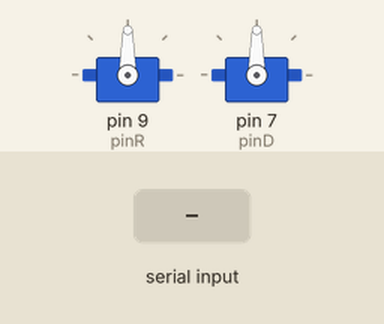
Simulated run of this sketch. Board: Arduino Uno, built with avr-gcc and run on an emulated ATmega328P. Shown: 2 × servo. The inputs (shaded band) are chosen by the test bench.

Above: at 1.2 s.
1.3 s: "0" received over Serial
At 4.6 s:
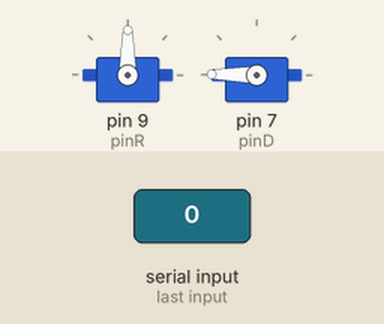
7.3 s: "1" received over Serial
At 7.97 s:
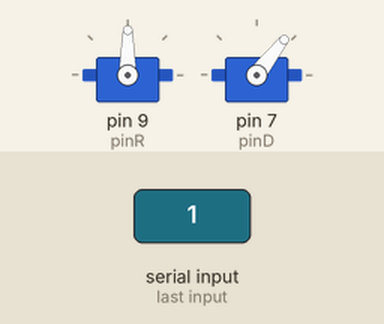
10.3 s: "0" received over Serial
At 15.0 s:
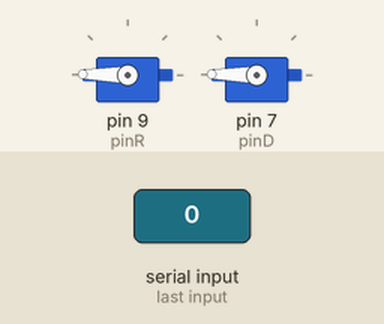
Timing chart, 0 to 20.4 s (numbered marks = the images above; inputs shaded):
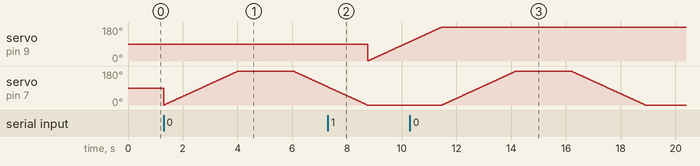

Measured:
- after the input at 10.3 s, servo on pin 7 (pinD): rises from 0° to 180° in 4.7 s, then falls to 0° in 2.7 s

The sketch:

reception_arduino.ino
```cpp
#include <Servo.h>

char c;

Servo servoRetrait;
Servo servoDepot;

int pinR = 9;
int pinD = 7;

void setup()
{
    Serial.begin(9600);
    servoRetrait.attach(pinR);
    servoDepot.attach(pinD);
}

void loop()
{
     while (true)
     {
          if (Serial.available() > 0)
          {
              c = Serial.read();

              //faire le dépôt
              if(c == '0')
              {
                //demi-rotation aller
                for(int i = 0; i < 180; i++)
                {
                  servoDepot.write(i);
                  delay(15);
                };

                //Attente entre les rotations
                delay(2000);

                //demi-rotation retour
                for(int i = 180; i >= 0; i--)
                {
                  servoDepot.write(i);
                  delay(15);
                };
              }

              //faire le retrait
              if(c == '1')
              {
                //Récupérer l'angle actuel
                int angle = servoRetrait.read();
                //Effectuer la rotation
                for(int i = 0; i < 180; i++)
                {
                  servoRetrait.write(i);
                  delay(15);
                };
              }

          }
     }
}
```
